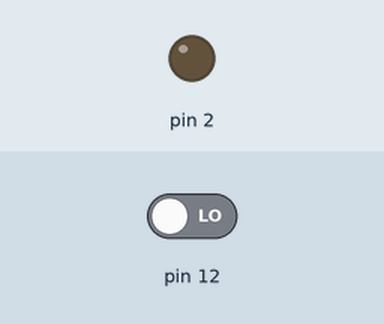
Recording of a sketch running on a simulated Arduino Uno, built with avr-gcc and run on an emulated ATmega328P. Parts: output pins drawn as LEDs (lit = HIGH). Dashed ring = blinking. Inputs (shaded band) come from the test bench; at power-on: pin 12 LOW.

Above: at 1.2 s.
1.3 s: pin 12 driven HIGH
At 1.7 s:
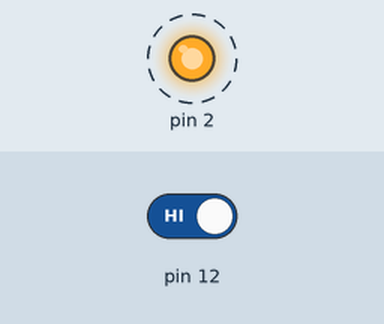
4.3 s: pin 12 driven LOW
At 4.8 s:
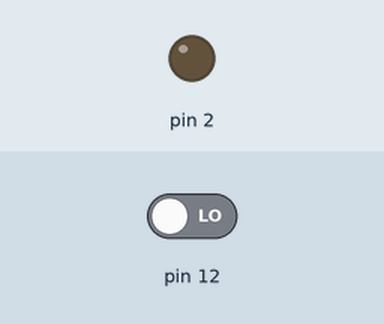
Timing chart, 0 to 7.3 s (numbered marks = the images above; inputs shaded):
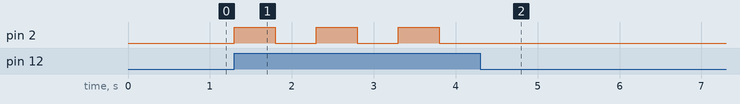

Measured:
- after the input at 1.3 s, pin 2: alternates HIGH for 0.50 s and LOW for 0.50 s, starting at once
- after the input at 4.3 s, pin 2: stops changing and stays LOW

The sketch:

Taster.ino
```cpp
/*
 * Die LED blinkt, wenn der Taster gedrückt ist
*/

// Die setup-Funktion wird einmalig nach "reset" oder power-up" ausgeführt
void setup()
{
  // Initialisiert den Pin2 als Ausgang, der Asugang steuert die LED
  pinMode(2, OUTPUT);
  pinMode(12, INPUT);

}

// Die loop-Funktion wird ständig wiederholt durchlaufen
void loop()
{
  if (digitalRead(12) == HIGH) {
    digitalWrite(2, HIGH);  // Schaltet die LED ein (HIGH ist der Schaltzustand/Spannunglevel)
    delay(500);         // Warte (delay) 1000ms = 1 Sekunde
    digitalWrite(2, LOW);   // Schaltet die LED aus (LOW Schaltzustand/Spannungslevel)
    delay(500);               // Warte 1 Sekunde
  } else {
    digitalWrite(2, LOW);   // Schaltet die LED aus (LOW Schaltzustand/Spannungslevel)
  }
}
```
